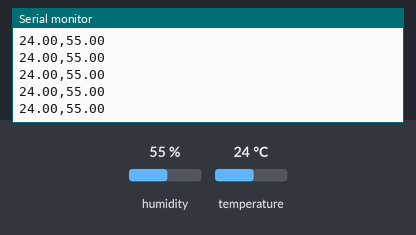
The sketch below on a simulated ESP32. Parts: the last lines printed to the serial monitor. The test bench sets the inputs (shaded band); at power-on: humidity 55 %, temperature 24 °C.

Above: at 2.9 s.
3.0 s: humidity set to 22 %
At 4.28 s:
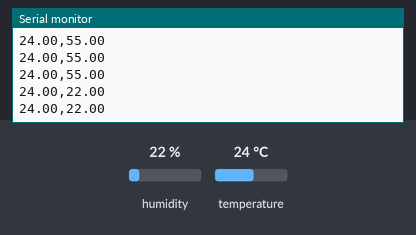
5.7 s: temperature set to 12 °C
At 6.19 s:
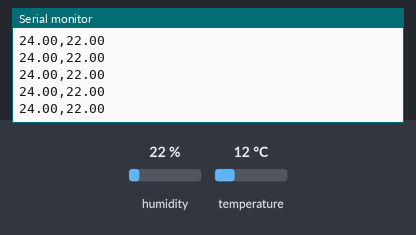
8.4 s: humidity set to 40 %
At 8.43 s:
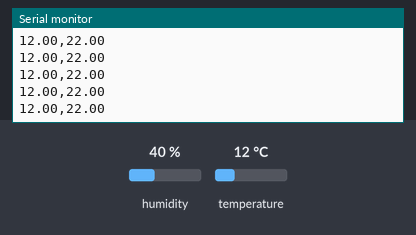
Timing chart, 0 to 11.4 s (numbered marks = the images above; inputs shaded):
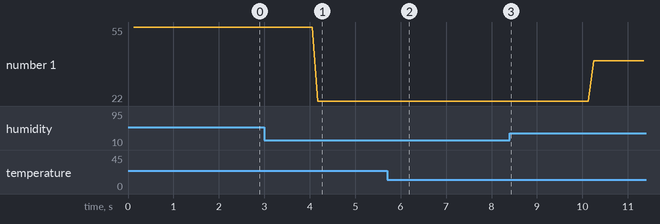

The sketch:

DHT11_esp32.ino
```cpp
#include <DHT.h>

#define DHTPIN 4 // Pin where the DHT11 is connected
#define DHTTYPE DHT11 // Type of the DHT sensor

DHT dht(DHTPIN, DHTTYPE);

void setup() {
  Serial.begin(115200);
  dht.begin();
}

void loop() {
  delay(100); // Wait for 2 seconds between measurements

  float humidity = dht.readHumidity(); // Read humidity
  float temperature = dht.readTemperature(); // Read temperature in Celsius

  // Check if any reads failed and exit early (to try again).
  if (isnan(humidity) || isnan(temperature)) {
    Serial.println("Failed to read from DHT sensor!");
    return;
  }

  // Print data in CSV format
  Serial.print(temperature);
  Serial.print(",");
  Serial.println(humidity);
}
```

Measured:
- after the input at 3.0 s, the serial monitor: prints a new line after 1.2 s (image 1)
- plotted number 1: 55 → 22 after the input at 3.0 s, 22 → 40 after the input at 8.4 s
